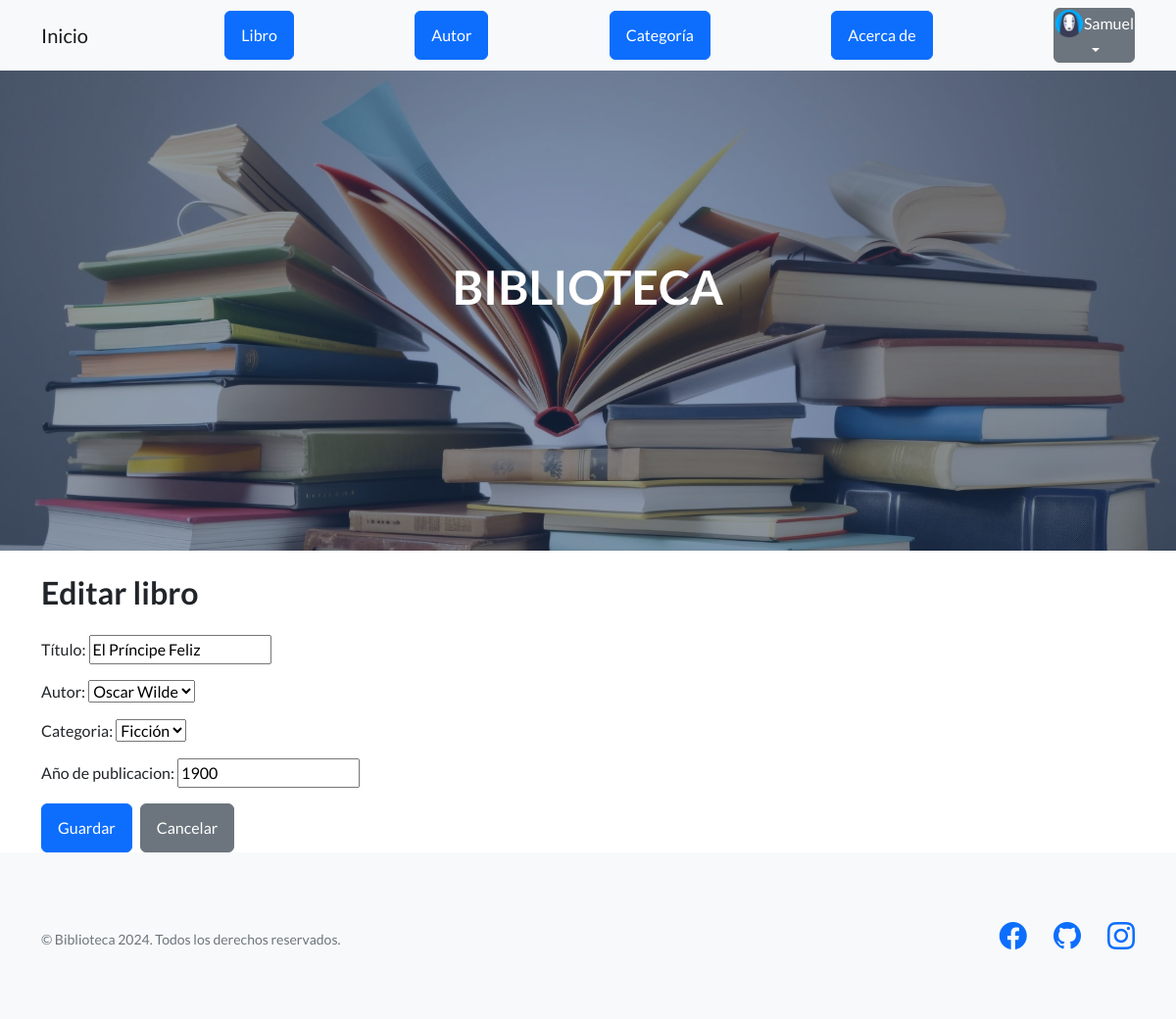
/libro/16/editar (signed in), run on the app's committed database.
### AppSamuel/models.py (models this page shows, shortened)
class Libro(models.Model):
    titulo = models.CharField(max_length=200, verbose_name="Título")
    autor = models.ForeignKey(Autor, on_delete=models.CASCADE, null=True, blank=True)
    categoria = models.ForeignKey(Categoria, on_delete=models.CASCADE, null=True, blank=True)
    año_de_publicacion = models.IntegerField()

class Categoria(models.Model):
    categoria = models.CharField(max_length=100)
    def __str__(self):
        return self.categoria

### AppSamuel/views.py (the view)
# urls.py: path('libro/<int:pk>/editar',views.LibroUpdateView.as_view(), name='EditarLibro'),
class LibroUpdateView(LoginRequiredMixin, UpdateView):
    model = Libro
    template_name = "AppSamuel/libro_editar.html"
    success_url = reverse_lazy("ListaLibros")
    fields =  ["titulo", "autor", "categoria", "año_de_publicacion"]

### AppSamuel/models.py (called while the page is built)
    def __str__(self):
        return f"{self.nombre} {self.apellido}"

### AppSamuel/templates/AppSamuel/libro_editar.html (shortened to what this page needs)
{% extends 'AppSamuel/base.html' %}
{% load static %}
{% block main %}
<div class="container mt-4">
    <h2 class="mb-4">Editar libro</h2>
    <form action="" method="POST">
        <div class="mb-3">
            {{ form.as_p }}
        </div>
        <div class="d-flex gap-2">
            <button type="submit" class="btn btn-primary">Guardar</button>
            <a href="{% url 'ListaLibros' %}" class="btn btn-secondary">Cancelar</a>
        </div>
    </form>
</div>
{% endblock main %}

### AppSamuel/templates/AppSamuel/base.html (shortened to what this page needs)
<!DOCTYPE html>
<html lang="es">
    {% load static %}
    <head>
        <link href="https://cdn.jsdelivr.net/npm/bootstrap-icons@1.5.0/font/bootstrap-icons.css" rel="stylesheet" type="text/css" />
        <link href="{% static 'AppSamuel/css/styles.css' %}" rel="stylesheet" />
    </head>
    <body>
        <nav class="navbar navbar-light bg-light static-top">
            <div class="container">
                <a class="navbar-brand" href="{% url 'Inicio' %}">Inicio</a>
                <a class="btn btn-primary" href="{% url 'ListaLibros' %}">Libro</a>
                <a class="btn btn-primary" href="{% url 'ListaAutores' %}">Autor</a>
                <a class="btn btn-primary" href="{% url 'ListaCategorias' %}">Categoría</a>
                <a class="btn btn-primary" href="{% url 'About' %}">Acerca de</a>
                        {% if request.user.is_authenticated %}
                        <div class="dropdown">
                            <button class="btn btn-secondary dropdown-toggle" type="button" id="dropdownMenuButton1" data-bs-toggle="dropdown" aria-expanded="false" style="padding: 0; height: auto;">
                                <span style="display: flex; align-items: center;">
                                    {% if request.user.avatar.imagen %}
                                        <img src="{{ user.avatar.imagen.url }}" alt="Avatar del usuario" height="30" width="30" style="margin-right: 5px;">
                                    {% else %}
                                        <img src="{% static 'AppSamuel/avatares/avatar-default.png' %}" alt="Avatar por defecto" height="30" width="30">
                                    {% endif %}
                                    {{ request.user.username }}
                                </span>
                            </button>
                        </div>
                    {% endif %}
                </div>
        </nav>
        <header class="masthead">
            <div class="container position-relative">
                <div class="row justify-content-center">
                    <div class="col-xl-6">
                        <div class="text-center text-white">
                            <h1 class="mb-5">BIBLIOTECA</h1>
                        </div>
                    </div>
                </div>
            </div>
        </header>
            {% block main %}
            {% endblock main %}
        <footer class="footer bg-light">
            <div class="container">
                <div class="row">
                    <div class="col-lg-6 h-100 text-center text-lg-start my-auto">
                        <p class="text-muted small mb-4 mb-lg-0">&copy; Biblioteca 2024. Todos los derechos reservados.</p>
                    </div>
                    <div class="col-lg-6 h-100 text-center text-lg-end my-auto">
                        <ul class="list-inline mb-0">
                            <li class="list-inline-item me-4">
                                <a href="https://www.facebook.com/maydanasamuel/" aria-label="Facebook"><i class="bi-facebook fs-3"></i></a>
                            </li>
                            <li class="list-inline-item me-4">
                                <a href="https://github.com/Samuelmaydana1" aria-label="GitHub"><i class="bi-github fs-3"></i></a>
                            </li>
                            <li class="list-inline-item">
                                <a href="https://www.instagram.com/samuelmaydana/" aria-label="Instagram"><i class="bi-instagram fs-3"></i></a>
                            </li>
                        </ul>
                    </div>
                </div>
            </div>
        </footer>
    </body>
</html>

### data on the page
Libro: titulo "El Príncipe Feliz", autor "Oscar Wilde", año_de_publicacion "1900"
Categoria: categoria "Ficción"

### other printed values
{{ request.user.username }} "Samuel"
